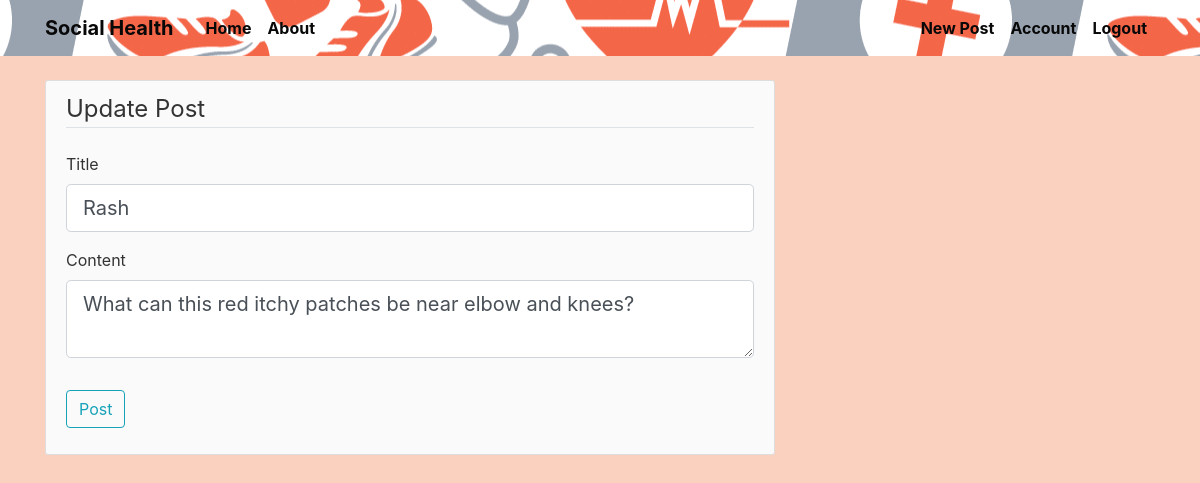
The app's page /post/2/update (signed in) with its own data.
### flasksocial/models.py (models this page shows, shortened)
class Post(db.Model):
    id = db.Column(db.Integer, primary_key=True)
    title = db.Column(db.String(100), nullable=False)
    date_posted = db.Column(db.DateTime, nullable=False, default=datetime.utcnow)
    content = db.Column(db.Text, nullable=False)
    user_id = db.Column(db.Integer, db.ForeignKey("user.id"), nullable=False)

### flasksocial/routes.py (the view)
@app.route("/post/<int:post_id>/update", methods=["GET", "POST"])
@login_required
def update_post(post_id):
    post = Post.query.get_or_404(post_id)
    if post.author != current_user:
        abort(403)
    form = PostForm()
    if form.validate_on_submit():
        post.title = form.title.data
        post.content = form.content.data
        db.session.commit()
        flash("Post has been updated.", "success")
        return redirect(url_for("post", post_id=post.id))
    elif request.method == "GET":
        form.title.data = post.title
        form.content.data = post.content
    return render_template(
        "create_post.html", title="Update Post", form=form, legend="Update Post"
    )

### flasksocial/forms.py
class PostForm(FlaskForm):
    title = StringField("Title", validators=[DataRequired()])
    content = TextAreaField("Content", validators=[DataRequired()])
    submit = SubmitField("Post")

### flasksocial/models.py (called while the page is built)
@login_manager.user_loader
def load_user(user_id):
    return User.query.get(int(user_id))

### flasksocial/templates/create_post.html (shortened to what this page needs)
{% extends "layout.html" %}
{% block content %}
<div class='content-section'>
    <form method='POST' action="">
        <fieldset class='form-group'>
            <legend class='border-bottom mb-4'>{{ legend }}</legend>
            <div class='form-group'>
                {{ form.title.label(class='form-control-label') }}
                {% if form.title.errors %}
                    {{ form.title(class='form-control form-control-lg is-invalid') }}
                    <div class='invalid-feedback'>
                        {% for error in form.title.errors %}
                            <span>{{ error }}</span>
                        {% endfor %}
                    </div>
                {% else %}
                    {{ form.title(class='form-control form-control-lg') }}
                {% endif %}
            </div>
            <div class='form-group'>
                {{ form.content.label(class='form-control-label') }}
                {% if form.content.errors %}
                    {{ form.content(class='form-control form-control-lg is-invalid') }}
                    <div class='invalid-feedback'>
                        {% for error in form.content.errors %}
                            <span>{{ error }}</span>
                        {% endfor %}
                    </div>
                {% else %}
                    {{ form.content(class='form-control form-control-lg') }}
                {% endif %}
            </div>
        </fieldset>
        <div class='form-group'>
            {{ form.submit(class='btn btn-outline-info') }}
        </div>
    </form>
</div>
{% endblock content %}

### flasksocial/static/main.css (style rules this page uses)
body { background: #fad1be; color: #333333; margin-top: 5rem; }
.content-section { background: #fafafa; padding: 10px 20px; border: 1px solid #dddddd; border-radius: 3px; margin-bottom: 20px; }

### records on screen
Post: title "Rash", content "What can this red itchy patches be near elbow and knees?"

### other values on screen
{{ legend }} "Update Post"
